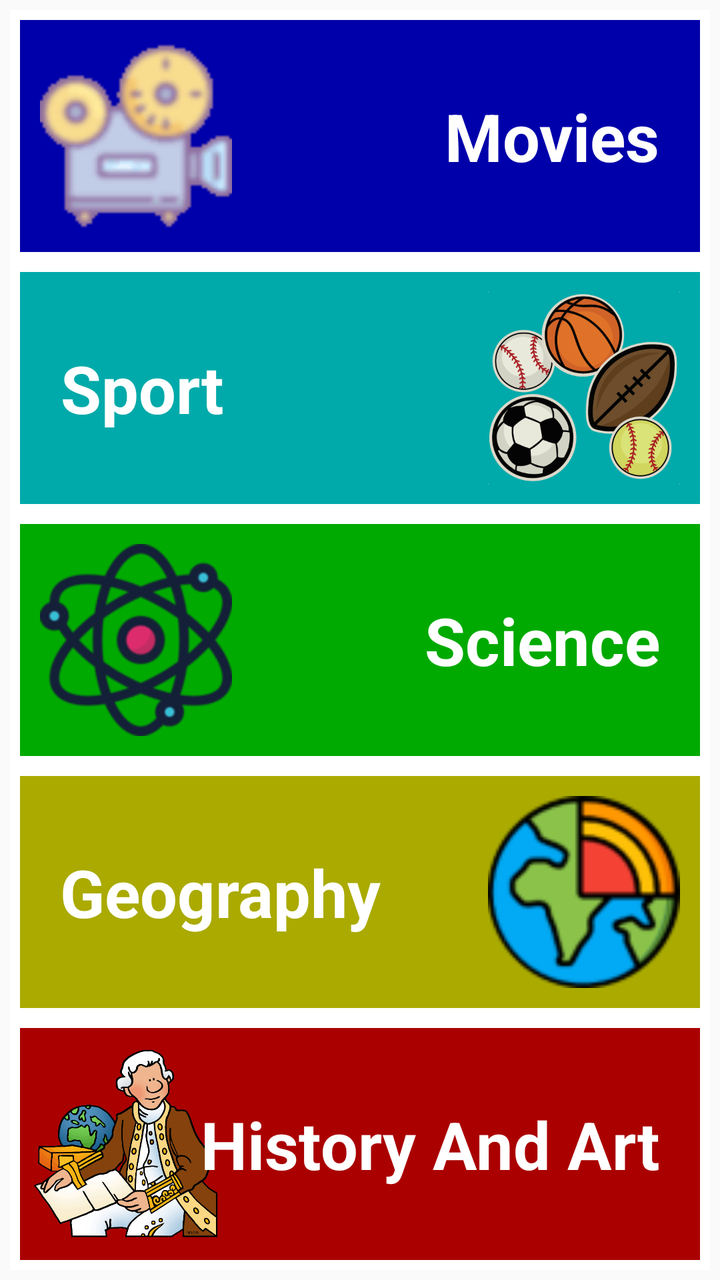
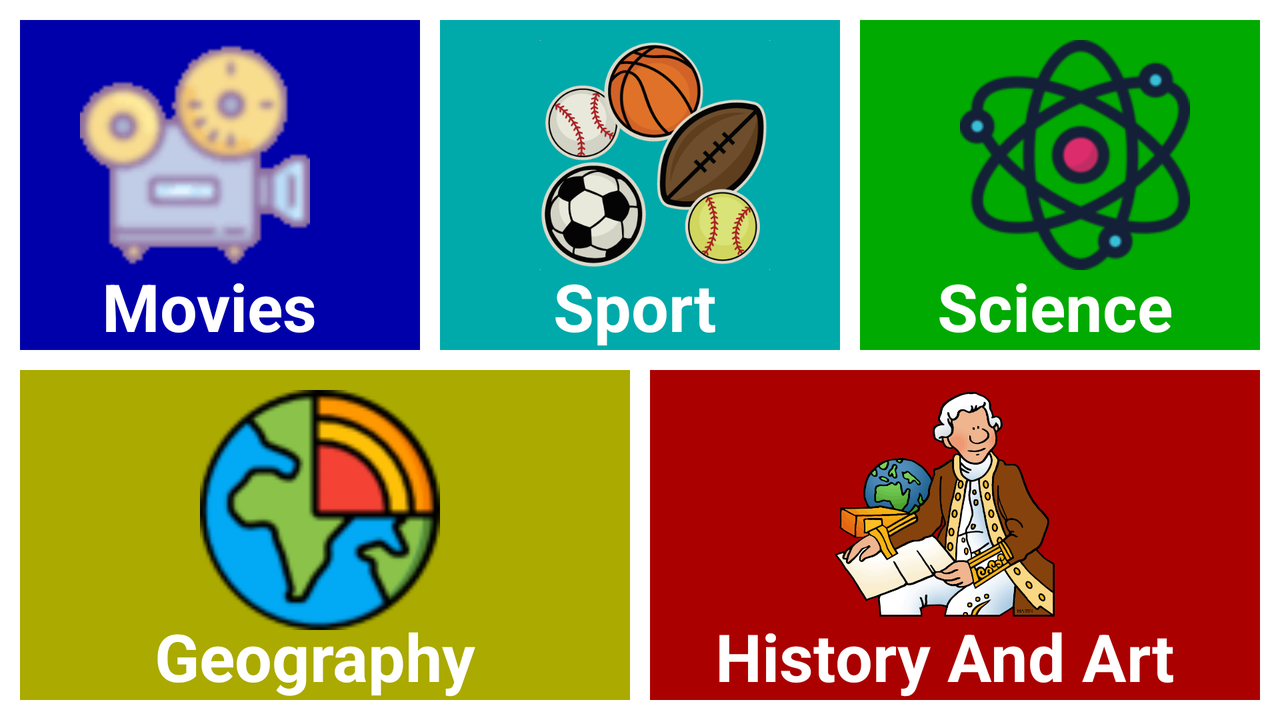

Two renders of one Android screen. The first uses the default layout on a phone; the second uses the alternative layout the repository ships for a different screen configuration, on a matching device. The two XML files are below.
<!-- AndroidManifest.xml: application theme AppTheme -->
<!-- res/layout/activity_category.xml -->
<?xml version="1.0" encoding="utf-8"?>
<LinearLayout xmlns:android="http://schemas.android.com/apk/res/android"
    xmlns:app="http://schemas.android.com/apk/res-auto"
    xmlns:tools="http://schemas.android.com/tools"
    tools:ignore="contentDescription"
    android:layout_width="match_parent"
    android:layout_height="match_parent"
    android:layout_margin="5dp"
    android:background="@color/white"
    android:orientation="vertical"
    tools:context=".CategoryActivity">

    <FrameLayout
        android:layout_width="match_parent"
        android:layout_height="match_parent"
        android:layout_margin="5dp"
        android:layout_weight="1">

        <ImageButton
            android:id="@+id/filmButton"
            android:layout_width="fill_parent"
            android:layout_height="match_parent"
            android:layout_gravity="left"
            android:background="@color/moviesColor"
            android:onClick="FilmBtnClick"
            android:padding="10dp"
            android:scaleType="fitStart"
            android:src="@drawable/movies" />

        <TextView
            android:layout_width="wrap_content"
            android:layout_height="wrap_content"
            android:layout_gravity="right|center"
            android:clickable="true"
            android:focusable="true"
            android:onClick="FilmBtnClick"
            android:paddingRight="20dp"
            android:text="@string/film"
            android:textAlignment="center"
            android:textColor="#FFF"
            android:textSize="33sp"
            android:textStyle="bold" />
    </FrameLayout>

    <FrameLayout
        android:layout_width="match_parent"
        android:layout_height="match_parent"
        android:layout_margin="5dp"
        android:layout_weight="1">

        <ImageButton
            android:id="@+id/sportButton"
            android:layout_width="fill_parent"
            android:layout_height="match_parent"
            android:layout_gravity="right"
            android:background="@color/sportColor"
            android:onClick="SportBtnClick"
            android:padding="10dp"
            android:scaleType="fitEnd"
            android:src="@drawable/sports" />

        <TextView
            android:layout_width="wrap_content"
            android:layout_height="wrap_content"
            android:layout_gravity="left|center"
            android:clickable="true"
            android:onClick="SportBtnClick"
            android:paddingStart="20dp"
            android:paddingLeft="20dp"
            android:text="@string/sport"
            android:textAlignment="center"
            android:textColor="#FFF"
            android:textSize="33sp"
            android:textStyle="bold"
            android:focusable="true" />
    </FrameLayout>

    <FrameLayout
        android:layout_width="match_parent"
        android:layout_height="match_parent"
        android:layout_margin="5dp"
        android:layout_weight="1">

        <ImageButton
            android:id="@+id/scienceButton"
            android:layout_width="fill_parent"
            android:layout_height="match_parent"
            android:layout_gravity="left"
            android:background="@color/scienceColor"
            android:onClick="ScienceBtnClick"
            android:padding="10dp"
            android:scaleType="fitStart"
            android:src="@drawable/science" />

        <TextView
            android:layout_width="wrap_content"
            android:layout_height="wrap_content"
            android:layout_gravity="right|center"
            android:clickable="true"
            android:focusable="true"
            android:onClick="ScienceBtnClick"
            android:paddingRight="20dp"
            android:text="@string/science"
            android:textAlignment="center"
            android:textColor="#FFF"
            android:textSize="33sp"
            android:textStyle="bold" />

    </FrameLayout>

    <FrameLayout
        android:layout_width="match_parent"
        android:layout_height="match_parent"
        android:layout_margin="5dp"
        android:layout_weight="1">

        <ImageButton
            android:id="@+id/geographyButton"
            android:layout_width="fill_parent"
            android:layout_height="match_parent"
            android:background="@color/geographyColor"
            android:onClick="GeographyBtnClick"
            android:padding="10dp"
            android:scaleType="fitEnd"
            android:src="@drawable/geography" />

        <TextView
            android:layout_width="wrap_content"
            android:layout_height="wrap_content"
            android:layout_gravity="left|right|center"
            android:clickable="true"
            android:focusable="true"
            android:onClick="GeographyBtnClick"
            android:paddingLeft="20dp"
            android:text="@string/geography"
            android:textColor="#FFF"
            android:textSize="33sp"
            android:textStyle="bold" />
    </FrameLayout>

    <FrameLayout
        android:layout_width="match_parent"
        android:layout_height="match_parent"
        android:layout_margin="5dp"
        android:layout_weight="1">

        <ImageButton
            android:id="@+id/historyAndArtButton"
            android:layout_width="fill_parent"
            android:layout_height="match_parent"
            android:layout_gravity="left"
            android:background="@color/historyAndArtColor"
            android:onClick="HistoryAndArtBtnClick"
            android:padding="10dp"
            android:paddingStart="5dp"
            android:paddingLeft="5dp"
            android:scaleType="fitStart"
            android:src="@drawable/history"/>

        <TextView
            android:layout_width="wrap_content"
            android:layout_height="wrap_content"
            android:layout_gravity="right|center"
            android:clickable="true"
            android:focusable="true"
            android:onClick="HistoryAndArtBtnClick"
            android:paddingEnd="20dp"
            android:paddingRight="20dp"
            android:text="@string/historyAndArt"
            android:textAlignment="center"
            android:textColor="#FFF"
            android:textSize="33sp"
            android:textStyle="bold" />

    </FrameLayout>
</LinearLayout>
<!-- resources referenced by this layout -->
<resources>
  <color name="geographyColor">#AAAA00</color>
  <color name="historyAndArtColor">#AA0000</color>
  <color name="moviesColor">#0000AA</color>
  <color name="scienceColor">#00AA00</color>
  <color name="sportColor">#00AAAA</color>
  <color name="white">#fff</color>
  <!-- drawable geography: png bitmap (drawable, 22805 bytes) -->
  <!-- drawable history: png bitmap (drawable, 65844 bytes) -->
  <!-- drawable movies: png bitmap (drawable, 12635 bytes) -->
  <!-- drawable science: png bitmap (drawable, 13972 bytes) -->
  <!-- drawable sports: png bitmap (drawable, 51362 bytes) -->
  <string name="film">Movies</string>
  <string name="geography">Geography</string>
  <string name="historyAndArt">History And Art</string>
  <string name="science">Science</string>
  <string name="sport">Sport</string>
  <style name="AppTheme" parent="Theme.AppCompat.Light.DarkActionBar">
          
          <item name="colorPrimary">@color/sportColor</item>
          <item name="colorPrimaryDark">#484848</item>
          <item name="colorAccent">@color/white</item>
  
      </style>
</resources>
<!-- res/layout-land/activity_category.xml (the repository's variant of the layout above) -->
<!-- drawn on the phone turned sideways -->
<?xml version="1.0" encoding="utf-8"?>
<LinearLayout xmlns:android="http://schemas.android.com/apk/res/android"
    xmlns:app="http://schemas.android.com/apk/res-auto"
    xmlns:tools="http://schemas.android.com/tools"
    android:layout_width="match_parent"
    android:layout_height="match_parent"
    android:orientation="vertical"
    tools:context=".CategoryActivity"
    android:background="@color/white">

    <LinearLayout
        android:layout_width="match_parent"
        android:layout_height="match_parent"
        android:layout_margin="5dp"
        android:orientation="vertical">

        <LinearLayout
            android:layout_width="match_parent"
            android:layout_height="match_parent"
            android:layout_weight="1"
            android:orientation="horizontal">

            <FrameLayout
                android:layout_width="match_parent"
                android:layout_height="match_parent"
                android:layout_margin="5dp"
                android:layout_weight="1">

                <ImageButton
                    android:id="@+id/filmButton"
                    android:layout_width="fill_parent"
                    android:layout_height="match_parent"
                    android:layout_gravity="left"
                    android:background="@color/moviesColor"
                    android:onClick="FilmBtnClick"
                    android:paddingLeft="30dp"
                    android:paddingBottom="40dp"
                    android:paddingTop="10dp"
                    android:scaleType="fitStart"
                    android:src="@drawable/movies" />

                <TextView
                    android:layout_width="wrap_content"
                    android:layout_height="wrap_content"
                    android:layout_gravity="bottom|center"
                    android:clickable="true"
                    android:onClick="FilmBtnClick"
                    android:paddingRight="10dp"
                    android:text="@string/film"
                    android:textAlignment="center"
                    android:textColor="#FFF"
                    android:textSize="33sp"
                    android:textStyle="bold" />
            </FrameLayout>

            <FrameLayout
                android:layout_width="match_parent"
                android:layout_height="match_parent"
                android:layout_margin="5dp"
                android:layout_weight="1">

                <ImageButton
                    android:id="@+id/sportButton"
                    android:layout_width="fill_parent"
                    android:layout_height="match_parent"
                    android:layout_gravity="center"
                    android:background="@color/sportColor"
                    android:onClick="SportBtnClick"
                    android:paddingLeft="50dp"
                    android:paddingBottom="40dp"
                    android:paddingTop="10dp"
                    android:scaleType="fitStart"
                    android:src="@drawable/sports" />

                <TextView
                    android:layout_width="wrap_content"
                    android:layout_height="wrap_content"
                    android:layout_gravity="bottom|center"
                    android:clickable="true"
                    android:onClick="SportBtnClick"
                    android:paddingRight="5dp"
                    android:text="@string/sport"
                    android:textAlignment="center"
                    android:textColor="#FFF"
                    android:textSize="33sp"
                    android:textStyle="bold" />
            </FrameLayout>

            <FrameLayout
                android:layout_width="match_parent"
                android:layout_height="match_parent"
                android:layout_margin="5dp"
                android:layout_weight="1">

                <ImageButton
                    android:id="@+id/scienceButton"
                    android:layout_width="fill_parent"
                    android:layout_height="match_parent"
                    android:layout_gravity="center"
                    android:background="@color/scienceColor"
                    android:onClick="ScienceBtnClick"
                    android:paddingLeft="50dp"
                    android:paddingTop="10dp"
                    android:paddingBottom="40dp"
                    android:scaleType="fitStart"
                    android:src="@drawable/science" />

                <TextView
                    android:layout_width="wrap_content"
                    android:layout_height="wrap_content"
                    android:layout_gravity="bottom|center"
                    android:clickable="true"
                    android:onClick="ScienceBtnClick"
                    android:paddingRight="5dp"
                    android:text="@string/science"
                    android:textAlignment="center"
                    android:textColor="#FFF"
                    android:textSize="33sp"
                    android:textStyle="bold" />
            </FrameLayout>

        </LinearLayout>

        <LinearLayout
            android:layout_width="match_parent"
            android:layout_height="match_parent"
            android:layout_weight="1"
            android:orientation="horizontal">

            <FrameLayout
                android:layout_width="match_parent"
                android:layout_height="match_parent"
                android:layout_margin="5dp"
                android:layout_weight="1">

                <ImageButton
                    android:id="@+id/geographyButton"
                    android:layout_width="fill_parent"
                    android:layout_height="match_parent"
                    android:layout_gravity="left"
                    android:background="@color/geographyColor"
                    android:onClick="GeographyBtnClick"
                    android:paddingLeft="90dp"
                    android:paddingTop="10dp"
                    android:paddingBottom="35dp"
                    android:scaleType="fitStart"
                    android:src="@drawable/geography" />

                <TextView
                    android:layout_width="wrap_content"
                    android:layout_height="wrap_content"
                    android:layout_gravity="bottom|center"
                    android:clickable="true"
                    android:onClick="GeographyBtnClick"
                    android:paddingRight="10dp"
                    android:text="@string/geography"
                    android:textAlignment="center"
                    android:textColor="#FFF"
                    android:textSize="33sp"
                    android:textStyle="bold" />
            </FrameLayout>

            <FrameLayout
                android:layout_width="match_parent"
                android:layout_height="match_parent"
                android:layout_margin="5dp"
                android:layout_weight="1">

                <ImageButton
                    android:id="@+id/historyAndArtButton"
                    android:layout_width="fill_parent"
                    android:layout_height="match_parent"
                    android:layout_gravity="left"
                    android:background="@color/historyAndArtColor"
                    android:onClick="HistoryAndArtBtnClick"
                    android:paddingLeft="90dp"
                    android:paddingBottom="40dp"
                    android:paddingTop="10dp"
                    android:scaleType="fitStart"
                    android:src="@drawable/history" />

                <TextView
                    android:layout_width="wrap_content"
                    android:layout_height="wrap_content"
                    android:layout_gravity="bottom|center"
                    android:clickable="true"
                    android:onClick="HistoryAndArtBtnClick"
                    android:paddingRight="10dp"
                    android:text="@string/historyAndArt"
                    android:textAlignment="center"
                    android:textColor="#FFF"
                    android:textSize="33sp"
                    android:textStyle="bold" />
            </FrameLayout>
        </LinearLayout>

    </LinearLayout>
</LinearLayout>
